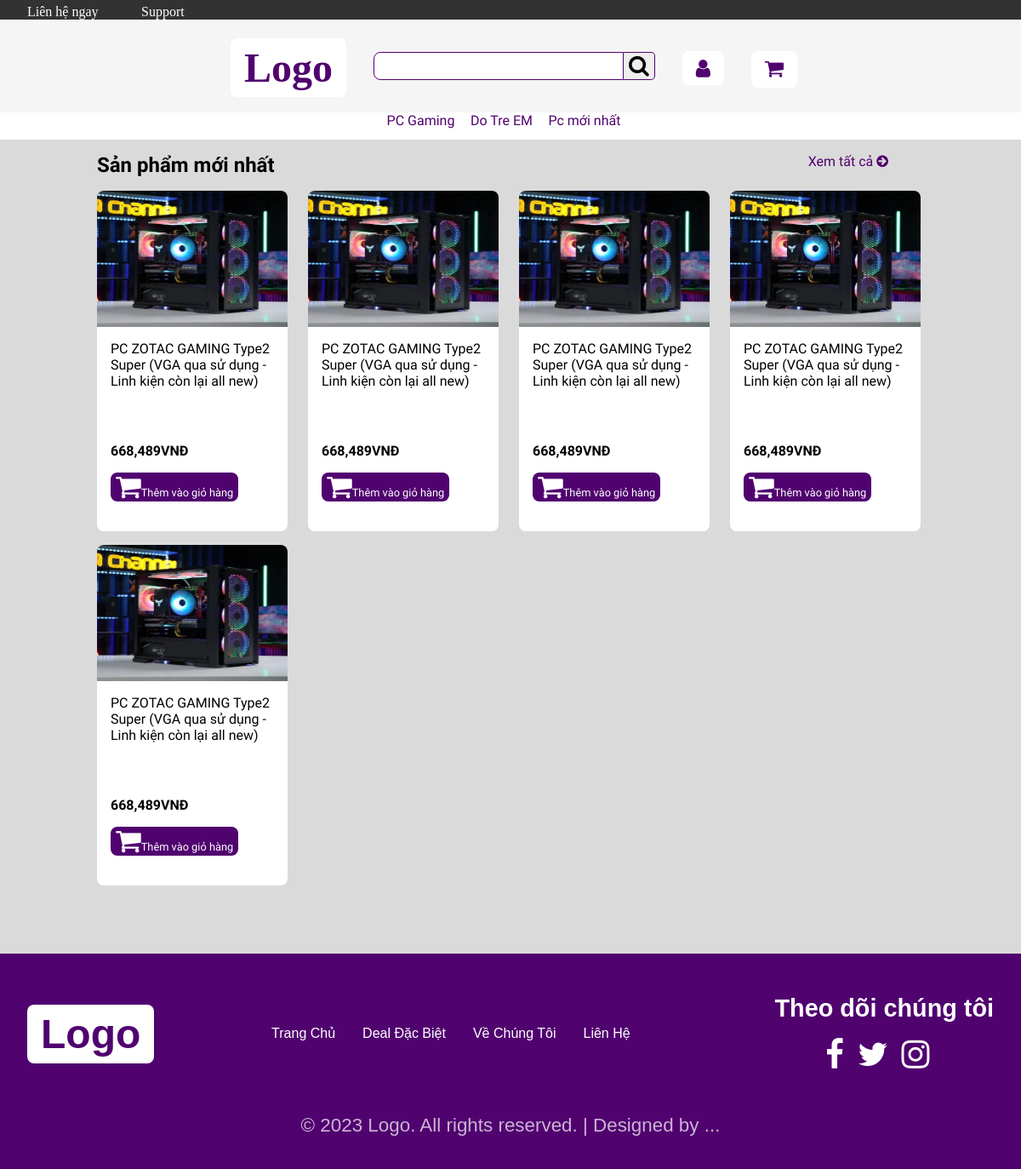
The page / on the database its author committed.
### base/models.py (models this page shows, shortened)
class Category(models.Model):
    name = models.CharField(max_length=100, null=True, blank=True)
    slug = models.SlugField(null=True)

class Item(models.Model):
    title = models.CharField(max_length=200, null=True)
    description = models.TextField()
    thumbnail = models.ImageField(upload_to='images', null=True, blank=True)
    price = models.IntegerField()
    category = models.ManyToManyField(Category, blank=True)
    status = models.BooleanField(default=True)
    created = models.DateTimeField(auto_now_add=True, null=True)

### base/views.py (the view, shortened to what this page needs)
# urls.py: path('', views.HomePage.as_view(), name='home'),
class HomePage(View):
    def get(self, request):
        if request.GET.get('cart'):
            if self.request.user.is_anonymous:
                return redirect('login')
            self.add_to_cart(request.GET.get('cart'))
            return redirect(self.request.path)
        item_query = Item.objects.filter(status=True).order_by('-created')
        carted = self.carted_item()
        if len(item_query) >= 5:
            newest_item = []
            for i in range(5):
                newest_item.append(item_query[i])
        else:
            newest_item = item_query
        return render(request, 'base/home.html', {
            'new_item': newest_item,
            'carted': carted,
            'category': self.get_category,
        })
    def carted_item(self):
        if self.request.user.is_authenticated:
            user = self.request.user
            amount_item = 0
            user_cart = Cart.objects.filter(user=user, status=0)
            for i in user_cart:
                amount_item += i.quantity
            return amount_item
    def get_category(self):
        category = Category.objects.all()
        return category

### base/templates/base/home.html (shortened to what this page needs)
{% load static %}
{% load humanize %}
<!DOCTYPE html>
<html lang="en">
<head>
    <link rel="stylesheet" href="{% static 'css/styles.css' %}">
    <link rel="stylesheet" href="https://cdnjs.cloudflare.com/ajax/libs/font-awesome/4.7.0/css/font-awesome.min.css">
    <link rel="stylesheet" href="{% static 'css/home.css' %}">
</head>
<body>
    {% include 'header.html' %}
    <div class="content">
        <div class="list-name group">
            <h1 class="newest-section">Sản phẩm mới nhất</h1>
            <a class="see-all" href="{% url 'allitem' %}">Xem tất cả <i class="fa fa-arrow-circle-right"
                    aria-hidden="true"></i></a>
        </div>
        {% if new_item %}
        <div class="item-list group">
            {% for item in new_item %}
            <div class="item-container">
                <a href="{% url 'detail' item.id %}" class="image-container">
                </a>
                <p class="item-title">{{item.title}}</p>
                <p class="item-price">{{item.price|intcomma}}VNĐ</p>
                <form action="" method="get">
                    <button class="add-cart" type="submit" name="cart" value="{{item.id}}"><i
                            class="fa fa-shopping-cart cart-icon"></i>Thêm
                        vào giỏ hàng</button>
                </form>
            </div>
            {% endfor %}
        </div>
        {% else %}
        <h1 class="no-item">Chưa có sản phẩm</h1>
        {% endif %}
    </div>
</body>
{% include 'footer.html' %}
</html>

### templates/header.html
<div class="contact-container">
    <p class="contact">Liên hệ ngay</p>
    <p class="contact">Support</p>
</div>
<header class="group">
    <nav class="group">
        <ul>
            <li><a href="{% url 'home' %}" class="logo">Logo</a></li>
            <li>
                <form action="{% url 'home' %}" method="get">
                    <input type="text" name="search" class="search-bar"><button type="submit" class="search-button"><i class="fa fa-search" aria-hidden="true"></i></button>
                </form>
            </li>
            {% if request.user.is_authenticated %}
                <li><p class="welcome">Welcome, {{request.user}}</p></li>
                <li><a href="" class="func-button fa fa-bell"></a></li>
                {% if request.user.info.admin %}
                    <li><a href="{% url 'admin' %}" class="func-button fa fa-dashboard"></a></li>
                {% endif %}
                <li><a href="{% url 'logout' %}" class="func-button fa fa-sign-out"></a></li>
            {% else %}
                <li><a href="{% url 'login' %}" class="func-button fa fa-user"></a></li>
            {% endif %}
            <li><a href="{% url 'cart' %}" class="func-button cart"><i class="fa fa-shopping-cart" aria-hidden="true">{% if carted > 0 %}<p class="cart-notification">{{carted}}</p>{% endif %}</i></a></li>
        </ul>
    </nav>
</header>
<div class="category-list">
    {% for i in category %}
        <a href="{% url 'category' i.slug %}" class="category {% if i.slug in request.path %}active{% endif %}">{{i.name}}</a>
    {% endfor %}
</div>

### static/css/styles.css (style rules this page uses)
body { margin: 0; padding: 0; font-size: 62.5%; }
nav li { list-style: none; float: left; display: block; margin-right: 2rem; }
header { width: 100%; height: 5rem; background-color: whitesmoke; color: black; padding-top: .3rem; padding-bottom: 1.5rem; text-align: center; font-size: 1.5rem; align-items: center; }
nav { display: inline-block; }
.logo { font-size: 3rem; text-decoration: none; padding: .5rem 1rem; background-color: white; font-weight: bold; color: rgb(80, 2, 111); border-radius: .5rem; }
.search-bar { width: 18rem; height: auto; font-size: 1.6rem; margin-top: .6rem; border-top-left-radius: .5rem; border-bottom-left-radius: .5rem; border: .1rem solid rgb(80, 2, 111); }
.search-button { width: auto; height: auto; font-size: 1.6rem; border-top-right-radius: 5px; border-bottom-right-radius: 5px; border: .1rem solid rgb(80, 2, 111); border-left: none; }
.func-button { display: block; position: relative; margin-top: .5rem; text-decoration: none; padding: .5rem 1rem; background-color: white; color: rgb(80, 2, 111); border-radius: .5rem; font-weight: bold; }
.contact-container { background-color: rgb(50, 50, 50); }
.contact { font-size: 1rem; display: inline-block; margin: 0; text-align: left; margin-top: .3rem; margin-left: 2rem; margin-right: 1rem; position: relative; color: white; }
.category-list { height: 2rem; background-color: white; text-align: center; }
.category { font-family: Be Vietnam; font-size: 1rem; text-decoration: none; color: rgb(80, 2, 111); margin-right: 1rem; }
.group:before, .group:after { content: ""; display: table; }
.group:after { clear: both; }
.group { zoom: 1; }

### static/css/home.css (style rules this page uses)
body { background-color: rgb(219, 218, 218); width: 100%; height: 100%; }
.content { display: block; width: 90%; height: auto; margin: auto; padding-bottom: 4rem; }
.newest-section { font-family: Be Vietnam; font-size: 1.5rem; float: left; }
.image-container { position: relative; }
.item-container { display: block; float: left; width: 14rem; height: 25rem; background-color: white; border-radius: .5rem; margin-right: 1.5rem; margin-bottom: 1rem; }
.item-title { display: block; font-size: 1rem; width: auto; height: 4.5rem; word-wrap: break-word; font-family: Be Vietnam; padding-left: 1rem; padding-right: 1rem; overflow: hidden; text-overflow: ellipsis; margin-bottom: 3rem; }
.item-price { font-size: 1rem; font-weight: bold; font-family: Be Vietnam; text-align: left; margin-left: 1rem; }
.add-cart { text-align: left; border-radius: .5rem; background-color: rgb(80, 2, 111); color: white; border: none; font-family: Be Vietnam; margin-left: 1rem; font-size: .8rem; }
.cart-icon { font-size: 2rem; }
.see-all { float: right; font-size: 1rem; margin-right: 6rem; margin-top: 1rem; font-family: Be Vietnam; text-decoration: none; color: rgb(80, 2, 111); }
.item-list { padding-left: 5%; }
.list-name { padding-left: 5%; }

### rows shown on the page
Category: name "PC Gaming"
Category: name "Do Tre EM"
Category: name "Pc mới nhất"
Item: title "PC ZOTAC GAMING Type2 Super (VGA qua sử dụng -Linh kiện còn lại all new)", price "668,489", {{ item.id }} 22 (drawn)
Item: title "PC ZOTAC GAMING Type2 Super (VGA qua sử dụng -Linh kiện còn lại all new)", price "668,489", {{ item.id }} 21 (drawn)
Item: title "PC ZOTAC GAMING Type2 Super (VGA qua sử dụng -Linh kiện còn lại all new)", price "668,489", {{ item.id }} 20 (drawn)
Item: title "PC ZOTAC GAMING Type2 Super (VGA qua sử dụng -Linh kiện còn lại all new)", price "668,489", {{ item.id }} 19 (drawn)
Item: title "PC ZOTAC GAMING Type2 Super (VGA qua sử dụng -Linh kiện còn lại all new)", price "668,489", {{ item.id }} 18 (drawn)
